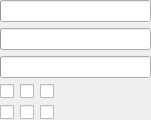
<?xml version="1.0" encoding="UTF-8"?>
<ui version="4.0">
 <class>DefringeForm</class>
 <widget class="QWidget" name="DefringeForm">
  <property name="geometry">
   <rect>
    <x>0</x>
    <y>0</y>
    <width>151</width>
    <height>117</height>
   </rect>
  </property>
  <layout class="QVBoxLayout" name="MainLayout">
   <property name="leftMargin">
    <number>0</number>
   </property>
   <property name="topMargin">
    <number>0</number>
   </property>
   <property name="rightMargin">
    <number>0</number>
   </property>
   <property name="bottomMargin">
    <number>0</number>
   </property>
   <item>
    <widget class="ptInput" name="Radius"/>
   </item>
   <item>
    <widget class="ptInput" name="Threshold"/>
   </item>
   <item>
    <widget class="ptInput" name="MaskTuning"/>
   </item>
   <item>
    <layout class="QHBoxLayout" name="horizontalLayout">
     <item>
      <layout class="QGridLayout" name="gridLayout">
       <item row="1" column="0">
        <widget class="ptCheck" name="ColorCyan"/>
       </item>
       <item row="1" column="1">
        <widget class="ptCheck" name="ColorBlue"/>
       </item>
       <item row="0" column="1">
        <widget class="ptCheck" name="ColorYellow"/>
       </item>
       <item row="1" column="2">
        <widget class="ptCheck" name="ColorPurple"/>
       </item>
       <item row="0" column="2">
        <widget class="ptCheck" name="ColorGreen"/>
       </item>
       <item row="0" column="0">
        <widget class="ptCheck" name="ColorRed"/>
       </item>
      </layout>
     </item>
     <item>
      <spacer name="horizontalSpacer">
       <property name="orientation">
        <enum>Qt::Horizontal</enum>
       </property>
       <property name="sizeHint" stdset="0">
        <size>
         <width>1</width>
         <height>1</height>
        </size>
       </property>
      </spacer>
     </item>
    </layout>
   </item>
  </layout>
 </widget>
 <customwidgets>
  <customwidget>
   <class>ptCheck</class>
   <extends>QCheckBox</extends>
   <header>ptCheck.h</header>
  </customwidget>
  <customwidget>
   <class>ptInput</class>
   <extends>QProgressBar</extends>
   <header>ptInput.h</header>
  </customwidget>
 </customwidgets>
 <resources/>
 <connections/>
</ui>
